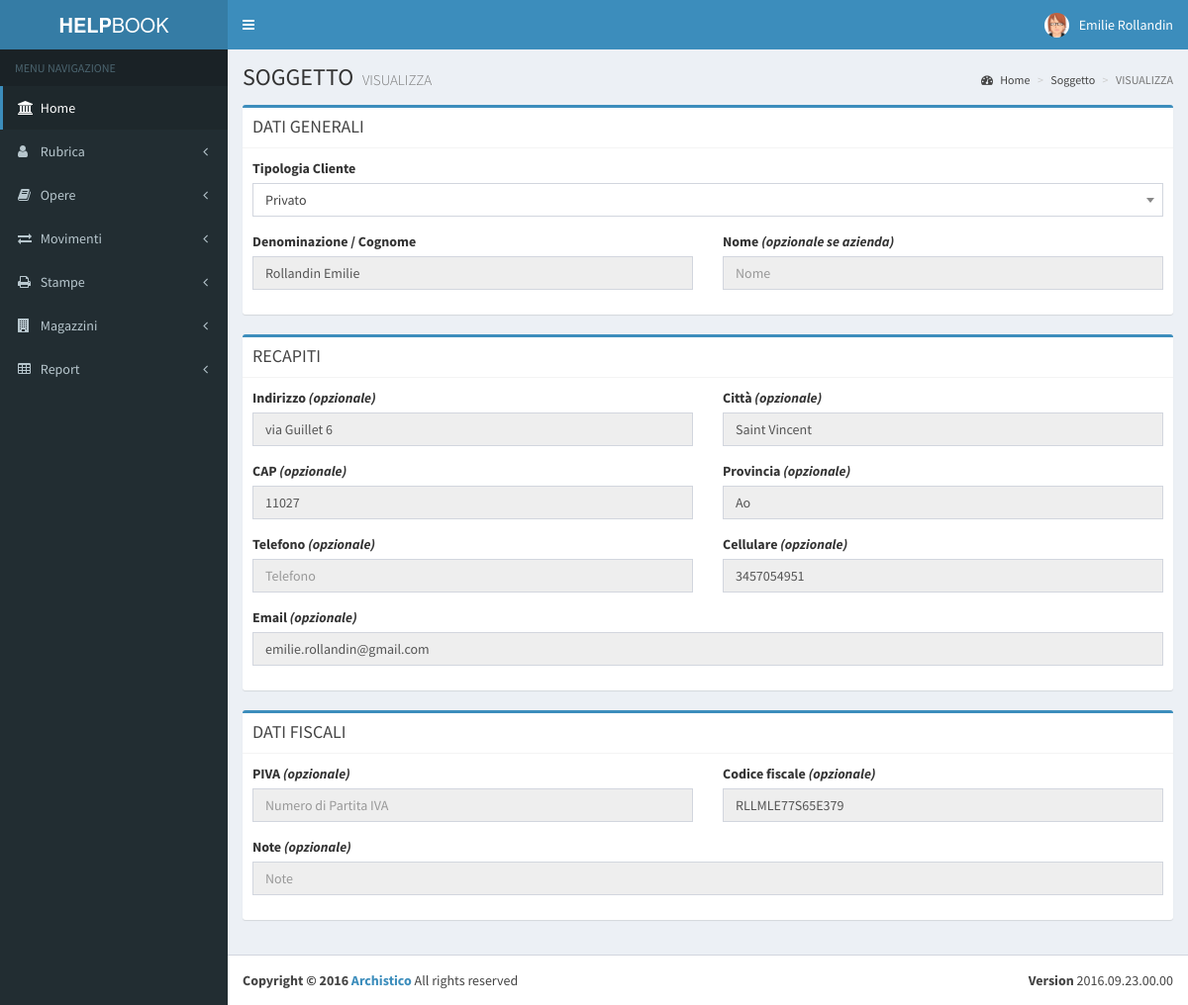
The app's page /soggettocercaSQL.php?fksoggetto=2 with its own data.
### tables this page shows
CREATE TABLE `soggetti` (
  `idsoggetto` int(11) NOT NULL,
  `fktipologia` int(11) NOT NULL,
  `denominazione` varchar(255) NOT NULL,
  `telefono` varchar(50) NOT NULL,
  `cellulare` varchar(50) NOT NULL,
  `piva` varchar(50) NOT NULL,
  `codicefiscale` varchar(50) NOT NULL,
  `email` varchar(255) NOT NULL,
  `indirizzo` varchar(255) NOT NULL,
  `cap` varchar(50) NOT NULL,
  `comune` varchar(255) NOT NULL,
  `provincia` varchar(50) NOT NULL,
  `note` varchar(255) NOT NULL,
  `cancellato` tinyint(1) NOT NULL DEFAULT '0'
);

### php/soggetti.php (called while the page is built, shortened)
<?php
function soggettocaricamodifica($fksoggetto) {
  try {
    $db = new PDO("mysql:host=" . $dbhost . ";dbname=" . $dbname, $dbuser, $dbpswd);
    $db->setAttribute(PDO::ATTR_ERRMODE, PDO::ERRMODE_WARNING);
    $db->setAttribute(PDO::ATTR_DEFAULT_FETCH_MODE, PDO::FETCH_OBJ);
    $db->setAttribute(PDO::MYSQL_ATTR_INIT_COMMAND, 'SET NAMES UTF8');
    $result = $db->query('SELECT * FROM soggetti WHERE soggetti.idsoggetto='.$fksoggetto);
    foreach ($result as $row) {
      $row = get_object_vars($row);
      $denominazione = $row['denominazione'];
      $indirizzo = $row['indirizzo'];
      $cap = $row['cap'];
      $comune = $row['comune'];
      $provincia = $row['provincia'];
      $telefono = $row['telefono'];
      $cellulare = $row['cellulare'];
      $email = $row['email'];
      $piva = $row['piva'];
      $cf = $row['codicefiscale'];
      $note = $row['note'];
      $fktipologia = $row['fktipologia'];
    }
    return array($denominazione, $fktipologia,
    $indirizzo, $cap, $comune, $provincia,
    $telefono, $cellulare, $email,
    $piva, $cf,
    $note);
  } catch (PDOException $e) {
    throw new PDOException("Error  : " . $e->getMessage());
  }
}

### soggettocercaSQL.php (the view, shortened to what this page needs)
<!DOCTYPE html>
<html>
<head>
  <?php include 'link.php'; ?>
</head>
<body class="hold-transition skin-blue sidebar-mini">
  <div class="wrapper">
    <header class="main-header">
      <a href="index.php" class="logo">
        <span class="logo-lg"><b>HELP</b>BOOK</span>
      </a>
      <nav class="navbar navbar-static-top">
        <a href="#" class="sidebar-toggle" data-toggle="offcanvas" role="button">
        </a>
        <div class="navbar-custom-menu">
          <ul class="nav navbar-nav">
            <li class="dropdown user user-menu">
              <a href="#" class="dropdown-toggle" data-toggle="dropdown">
                <img src="dist/img/avatar3.png" class="user-image" alt="User Image">
                <span class="hidden-xs">Emilie Rollandin</span>
              </a>
            </li>
          </ul>
        </div>
      </nav>
    </header>
    <aside class="main-sidebar">
      <section class="sidebar">
        <?php
        include 'sidebarmenu.php';
        ?>
      </section>
    </aside>
    <div class="content-wrapper">
      <section class="content-header">
        <h1>
          SOGGETTO
          <small>VISUALIZZA</small>
        </h1>
        <ol class="breadcrumb">
          <li><a href="#"><i class="fa fa-dashboard"></i> Home</a></li>
          <li><a href="#">Soggetto</a></li>
          <li class="active">VISUALIZZA</li>
        </ol>
      </section>
      <section class="content">
        <?php
        include 'php/soggetti.php';
        if (empty($_GET['fksoggetto'])) {
            echo "Errore soggetto non caricato";
            die;
        } else {
            $fksoggetto = $_GET['fksoggetto'];
        }
        list(   $denominazione, $fktipologia,
        $indirizzo, $cap, $comune, $provincia,
        $telefono, $cellulare, $email,
        $piva, $cf,
        $note
        ) = soggettocaricamodifica($fksoggetto);
        ?>
          <div class="box box-primary">
            <div class="box-header with-border">
              <h3 class="box-title">DATI GENERALI</h3>
            </div>
            <div class="box-body">
              <div class="row">
                <div class="col-md-12">
                  <div class="form-group">
                    <label>Tipologia Cliente</label>
                  </div>
                </div>
              </div>
              <div class="row">
                <div class="col-md-6">
                  <div class="form-group">
                    <label>Denominazione / Cognome</em></label>
                    <input type="text" class="form-control" placeholder="Denominazione" name='cognome' value='<?php echo $denominazione; ?>' readonly required>
                  </div>
                </div>
                <div class="col-md-6">
                  <div class="form-group">
                    <label>Nome <em>(opzionale se azienda)</em></label>
                    <input type="text" class="form-control" placeholder="Nome" name='nome' readonly>
                  </div>
                </div>
              </div>
            </div>
          </div>
          <div class="box box-primary">
            <div class="box-header with-border">
              <h3 class="box-title">RECAPITI</h3>
            </div>
            <div class="box-body">
              <div class="row">
                <div class="col-md-6">
                  <div class="form-group">
                    <label>Indirizzo <em>(opzionale)</em></label>
                    <input type="text" class="form-control" placeholder="Indirizzo (via, piazza, ...)" value='<?php echo $indirizzo; ?>' name='indirizzo' readonly>
                  </div>
                </div>
                <div class="col-md-6">
                  <div class="form-group">
                    <label>Città <em>(opzionale)</em></label>
                    <input type="text" class="form-control" placeholder="Città" value='<?php echo $comune; ?>' name='comune' readonly>
                  </div>
                </div>
              </div>
              <div class="row">
                <div class="col-md-6">
                  <div class="form-group">
                    <label>CAP <em>(opzionale)</em></label>
                    <input type="text" class="form-control" placeholder="Cap" value='<?php echo $cap; ?>' name='cap' readonly>
                  </div>
                </div>
                <div class="col-md-6">
                  <div class="form-group">
                    <label>Provincia <em>(opzionale)</em></label>
                    <input type="text" class="form-control" placeholder="Provincia" value='<?php echo $provincia; ?>' name='provincia' readonly>
                  </div>
                </div>
              </div>
              <div class="row">
                <div class="col-md-6">
                  <div class="form-group">
                    <label>Telefono <em>(opzionale)</em></label>
                    <input type="text" class="form-control" placeholder="Telefono" value='<?php echo $telefono; ?>' name='telefono' readonly>
                  </div>
                </div>
                <div class="col-md-6">
                  <div class="form-group">
                    <label>Cellulare <em>(opzionale)</em></label>
                    <input type="text" class="form-control" placeholder="Cellulare" value='<?php echo $cellulare; ?>' name='cellulare' readonly>
                  </div>
                </div>
              </div>
              <div class="row">
                <div class="col-md-12">
                  <div class="form-group">
                    <label>Email <em>(opzionale)</em></label>
                    <input type="text" class="form-control" placeholder="Email" value='<?php echo $email; ?>' name='email' readonly>
                  </div>
                </div>
              </div>
            </div>
          </div>
          <div class="box box-primary">
            <div class="box-header with-border">
              <h3 class="box-title">DATI FISCALI</h3>
            </div>
            <div class="box-body">
              <div class="row">
                <div class="col-md-6">
                  <div class="form-group">
                    <label>PIVA <em>(opzionale)</em></label>
                    <input type="text" class="form-control" placeholder="Numero di Partita IVA" value='<?php echo $piva; ?>' name='piva' readonly>
                  </div>
                </div>
                <div class="col-md-6">
                  <div class="form-group">
                    <label>Codice fiscale <em>(opzionale)</em></label>
                    <input type="text" class="form-control" placeholder="Codice fiscale" value='<?php echo $cf; ?>' name='codicefiscale' readonly>
                  </div>
                </div>
              </div>
              <div class="row">
                <div class="col-md-12">
                  <div class="form-group">
                    <label>Note <em>(opzionale)</em></label>
                    <input type="text" class="form-control" placeholder="Note" value='<?php echo $note; ?>' name='note' readonly>
                  </div>
                </div>
              </div>
            </div>
          </div>
      </section>
    </div>
    <?php include 'footer.php'; ?>
  </div>
</body>
</html>

### records on screen
soggetti: cognome "Rollandin Emilie", indirizzo "via Guillet 6", comune "Saint Vincent", cap "11027", provincia "Ao", cellulare "3457054951", email "emilie.rollandin@gmail.com", codicefiscale "RLLMLE77S65E379"
